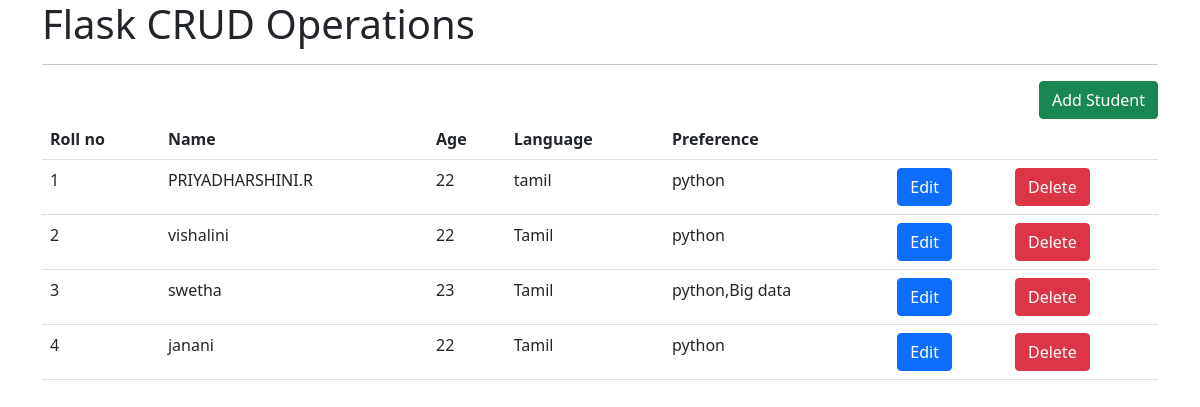
The page / on the database its author committed.
### tables this page shows
CREATE TABLE "student" (
	"ID"	INTEGER,
	"Name"	TEXT,
	"Age"	INTEGER,
	"Language"	TEXT,
	"Preference"	TEXT,
	PRIMARY KEY("ID" AUTOINCREMENT)
);

### app.py (the view)
@app.route("/")
def hello_world():
    conn = sql.connect("user.db")
    conn.row_factory = sql.Row
    cur = conn.cursor()
    cur.execute("select * from student")
    data = cur.fetchall()
    return render_template('index.html',datas=data)

### templates/index.html
{% extends "base.html" %}
{% block body %}
      <h1>Flask CRUD Operations</h1>
      <hr>
      <div style="justify-content: right; text-align: right;">
      <a href="{{url_for("add_user")}}" class="btn btn-success">Add Student</a>
      </div>
      <table class="table table-border">
        <tr>
            <th>Roll no</th>
            <th>Name</th>
            <th>Age</th>
            <th>Language</th>
            <th>Preference</th>
            <th></th>
            <th></th>
        </tr>
          {% for row in datas %}
            <tr><td>{{loop.index}}</td>
            <td>{{row.NAME}}</td>
            <td>{{row.AGE}}</td>
            <td>{{row.LANGUAGE}}</td>
            <td>{{row.PREFERENCE}}</td>
            <td><a href="{{url_for('edit_user',id=row.id)}}" class="btn btn-primary">Edit</a></td>
            <td><a href="{{url_for('delete_user',id=row.id)}}" class="btn btn-danger" onclick="return confirm('Are You sure you want to delete?')">Delete</a></td></tr>
          {% endfor %}
      </table>
{% endblock body %}

### templates/base.html (shortened to what this page needs)
<!doctype html>
<html lang="en">
  <head>
    <link href="https://cdn.jsdelivr.net/npm/bootstrap@5.0.2/dist/css/bootstrap.min.css" rel="stylesheet">
  </head>
  <body>
     <div class="container pt=3">
    {% block body %}
    {% endblock body %}
    </div>
  </body>
</html>

### rows shown on the page
student: NAME "PRIYADHARSHINI.R", AGE "22", LANGUAGE "tamil", PREFERENCE "python"
student: NAME "vishalini", AGE "22", LANGUAGE "Tamil", PREFERENCE "python"
student: NAME "swetha", AGE "23", LANGUAGE "Tamil", PREFERENCE "python,Big data"
student: NAME "janani", AGE "22", LANGUAGE "Tamil", PREFERENCE "python"
